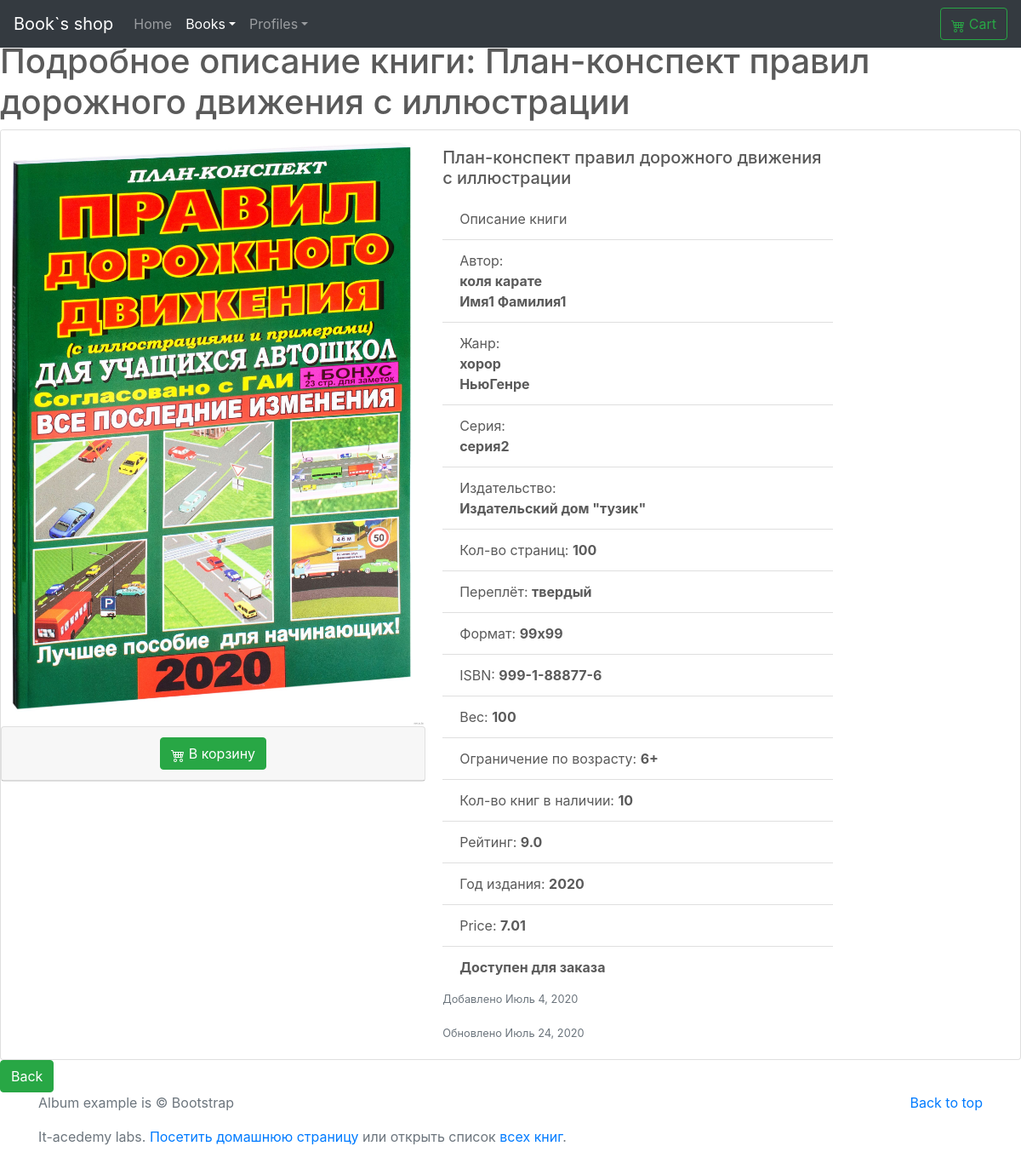
Page /books/detail/1 on the earlier database version.
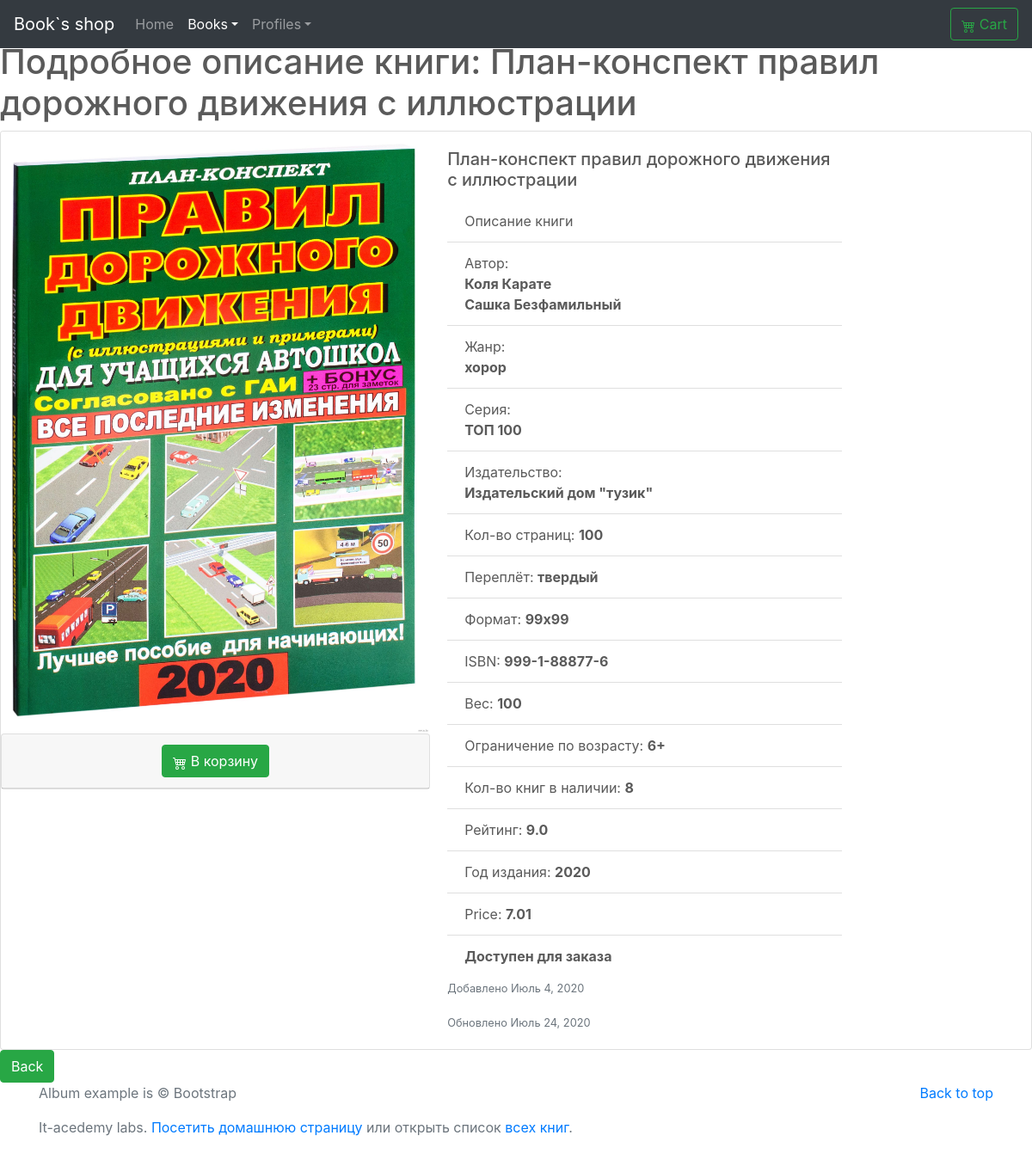
Same page on the later database version.
### books/models.py (models this page shows, shortened)
class Books(models.Model):
    name=models.CharField(
        verbose_name="Имя книги",
        max_length=100
    )
    description = models.TextField(
        verbose_name='Описание книги',
        null=True,
        blank=True
    )
    picture=models.ImageField(
        verbose_name="Фото обложки",
        upload_to="books-pic",
        null=True,
        blank=True,
        default="books-pic/default.jpg"
    )
    price=models.DecimalField(
        verbose_name="Цена",
        max_digits=5,
        decimal_places=2,
        default=00.00
    )
    author=models.ManyToManyField(
        'Author',
        verbose_name="Автор",
        related_name="books_author"
    )
    series=models.ManyToManyField(
        'Series',
        verbose_name="Серия",
        related_name="series_books",
        blank=True,
    )
    genre=models.ManyToManyField(
        'Genre',
        verbose_name="Жанр",
        related_name="genre_books"
    )
    publishing_year=models.PositiveSmallIntegerField (
        verbose_name="Год издания",
        default=2020
    )
    count_page=models.IntegerField(
        verbose_name="Кол-во страниц",
        default=100
    )
    binging=models.ForeignKey(
        'Binging',
        verbose_name="Переплёт",
        on_delete=models.PROTECT,
        default=1
    )
    format_book=models.CharField(
        verbose_name="Формат",
        default="99x99",
        max_length=15
    )
    isbn=models.CharField(
        verbose_name="ISBN",
        default="999-1-88877-6",
        max_length=15
    )
    weight=models.PositiveSmallIntegerField(
        verbose_name="Вес(гр.)",
        default="100"
    )
    age_limit=models.CharField(
        verbose_name="Ограничение по возрасту",
        default="6+",
        max_length=3
    )
    publisher=models.ManyToManyField(
        'Publisher',
        verbose_name="Издательство",
        related_name="publisher_books"
    )
    count_book=models.IntegerField(
        verbose_name="Ко-во книг в наличии",
        default=100
    )
    availability=models.BooleanField(
        verbose_name="Наличие книги",
        default=True
    )
    rating=models.FloatField(
        verbose_name="Рейтинг",
        validators=[MinValueValidator(0), MaxValueValidator(10)],
        default=9
    )
    created=models.DateField(
        verbose_name="Дата внесения в каталог",
        auto_now=False,
        auto_now_add=True
    )
    updated=models.DateField(
        verbose_name="Дата последнего изменения",
        auto_now=True,
        auto_now_add=False
    )
    user=models.ForeignKey(
        User,
        on_delete=models.PROTECT,
        default=2
    )

class Author(models.Model):
    first_name=models.CharField(
        verbose_name="Имя",
        max_length=50
    )
    last_name=models.CharField(
        verbose_name="Фамилия",
        max_length=50
    )
    description = models.TextField(
        verbose_name="Информация об атворе",
        null=True,
        blank=True,
        default='Информация об авторескоро будет добавлена на сайт. Сделать ее более полной и интересной помогут объективные отзывы тех, кто хорошо знаком с творчеством и фактами биографии данного автора. Оставляйте свои комментарии, делитесь впечатлениями и вступайте в дискуссии — это поможет другим сделать выбор.'
    )
    def __str__(self):
        return f"{self.first_name} {self.last_name}"

class Genre(models.Model):
    name = models.CharField(
        verbose_name ="Название Жанра",
        max_length=30
        )
    description = models.TextField(
        verbose_name="Описание Жанра",
        null=True,
        blank=True
    )

class Series(models.Model):
    name = models.CharField(
        verbose_name ="Серия книг",
        max_length=50
        )

class Publisher(models.Model):
    name = models.CharField(
        verbose_name ="Издатель",
        max_length=50
        )

class Binging(models.Model):
    name = models.CharField(
        verbose_name ="Тип переплёта",
        max_length=30
        )
    def __str__(self):
        return self.name

### books/views.py (the view)
# urls.py: path('detail/<int:pk>', views.BooksDetail.as_view(),name='detail'),
class BooksDetail(DetailView):
    model= models.Books
    template_name='books/detail.html'

### books/templates/books/detail.html (shortened to what this page needs)
{% extends "base.html" %}
{% load crispy_forms_tags %}
        {% block books_active %}
          <a class="nav-link dropdown-toggle active" href="{% url 'CRUDL_books:list' %}" id="dropdown01" data-toggle="dropdown" aria-haspopup="true" aria-expanded="true">Books</a>
          {% endblock books_active %}
    {% block main %}
<body>
    <h1>Подробное описание книги: {{object.name}}</h1>
<div class="card mb-10" style="max-width: 1850px;">
  <div class="row no-gutters">
    <div class="col-md-5">
        {% if object.picture %}
            <img  height="700" weight="300" src="{{object.picture.url}}" class="card-img" alt="">
        {% else %}
            <img src="..." class="card-img" alt="...">
        {% endif %}
        <div class="card text-center">
        <div class="card-header">
            <a href="{% url 'cart:add' %}?book_pk={{object.pk}}" class="btn btn-success">
              В корзину</a>
        </div>
        </div>
    </div>
    <div class="col-md-5">
      <div class="card-body">
        <h5 class="card-title">{{object.name}}</h5>
            <ul class="list-group list-group-flush">
                <li class="list-group-item">Описание книги</li>
                 <li class="list-group-item">Автор:<br>
                {% for author in object.author.all %}
                    <b>{{author}}</b> <br>
                {% endfor %}
                </li>
                <li class="list-group-item">Жанр:  <br>
                {% for genre in object.genre.all %}
                    <b>{{genre.name}}</b><br>
                {% endfor %}
                </li>
                <li class="list-group-item">Серия:  <br>
                {% for series in object.series.all %}
                    <b>{{series.name}}</b> <br>
                {% endfor %}
                </li>
                <li class="list-group-item">Издательство:  <br>
                {% for publisher in object.publisher.all %}
                    <b>{{publisher.name}}</b><br>
                {% endfor %}
                </li>
                <li class="list-group-item">Кол-во страниц: <b>{{object.count_page}}</b></li>
                <li class="list-group-item">Переплёт: <b>{{object.binging}}</b></li>
                <li class="list-group-item">Формат: <b>{{object.format_book}}</b></li>
                <li class="list-group-item">ISBN: <b>{{object.isbn}}</b></li>
                <li class="list-group-item">Вес: <b>{{object.weight}}</b></li>
                <li class="list-group-item">Ограничение по возрасту: <b>{{object.age_limit}}</b></li>
                <li class="list-group-item">Кол-во книг в наличии: <b>{{object.count_book}}</b></li>
                <li class="list-group-item">Рейтинг: <b>{{object.rating}}</b></li>
                <li class="list-group-item">Год издания: <b>{{object.publishing_year}}</b></li>
                <li class="list-group-item">Price: <b>{{object.price}}</b></li>
                {% if object.availability %}
                    <li class="list-group-item"><b>Доступен для заказа</b></li>
                {% else %}
                    <li class="list-group-item"><b>Не доступен для заказа</b></li>
                {% endif %}
            </ul>
        <p class="card-text"><small class="text-muted">Добавлено {{object.created}}</small></p>
        <p class="card-text"><small class="text-muted">Обновлено {{object.updated}}</small></p>
      </div>
    </div>
  </div>
</div>
        <a class="btn btn-success" href="{% url 'home_page'%}">Back </a>
</body>
{% endblock main %}

### templates/base.html (shortened to what this page needs)
<!doctype html>
<html lang="en">
  <head> {% block head %}
    {% load static %}
    {% load crispy_forms_tags %}
    <link href="https://getbootstrap.com/docs/4.5/dist/css/bootstrap.min.css" rel="stylesheet">
     <link href="{% static 'css/carousel.css' %}" rel="stylesheet">
</head>{% endblock head %}
<body>
  <header> {% block top_menu %}
    <nav class="navbar navbar-expand-md navbar-dark fixed-top bg-dark">
      <a class="navbar-brand">Book`s shop</a>
    <div class="collapse navbar-collapse" id="navbarCollapse">
      <ul class="navbar-nav mr-auto">
        <a class="nav-link" href="{% url 'home_page' %}">Home <span class="sr-only">(current)</span></a>
        {% block books %}
        <li class="nav-item dropdown">
        {% block books_active %}{% endblock books_active %}
        </li>
        {% endblock books %}
        {% block profiles %}
        <li class="nav-item dropdown">
        {% block profiles_active%}
          <a class="nav-link dropdown-toggle" href="#" id="dropdown01" data-toggle="dropdown" aria-haspopup="true" aria-expanded="true">Profiles</a>
          {% endblock profiles_active %}
        </li>
          {% endblock profiles %}
      </ul>
      <a class="btn btn-outline-success" href="{% url 'cart:my' %}">
      Cart</a>
    </div>
  </nav>
</header> {% endblock top_menu %}
<main role="main">{% block main %}{% endblock main %}
<footer class="text-muted">
      <div class="container">
        <p class="float-right">
          <a href="#">Back to top</a>
        </p>
        <p>Album example is © Bootstrap</p>
        <p>It-acedemy labs. <a href="../../">Посетить домашнюю страницу</a> или открыть список  <a href="{% url 'CRUDL_books:list' %}">всех книг</a>.</p>
      </div>
    </footer>
      </body>
</body>
</html>

### test_hello_word/static/css/carousel.css (style rules this page uses)
body { padding-top: 3rem; padding-bottom: 3rem; color: #5a5a5a; }

Differences in the rows shown:
removed Genre: name "НьюГенре"
changed Books "План-конспект правил дорожного движения с иллюстрации": count_book "10" → "8"
changed Author: first_name+last_name "коля карате" → "Коля Карате"
changed Author: first_name+last_name "Имя1 Фамилия1" → "Сашка Безфамильный"
changed Series: name "серия2" → "ТОП 100"
